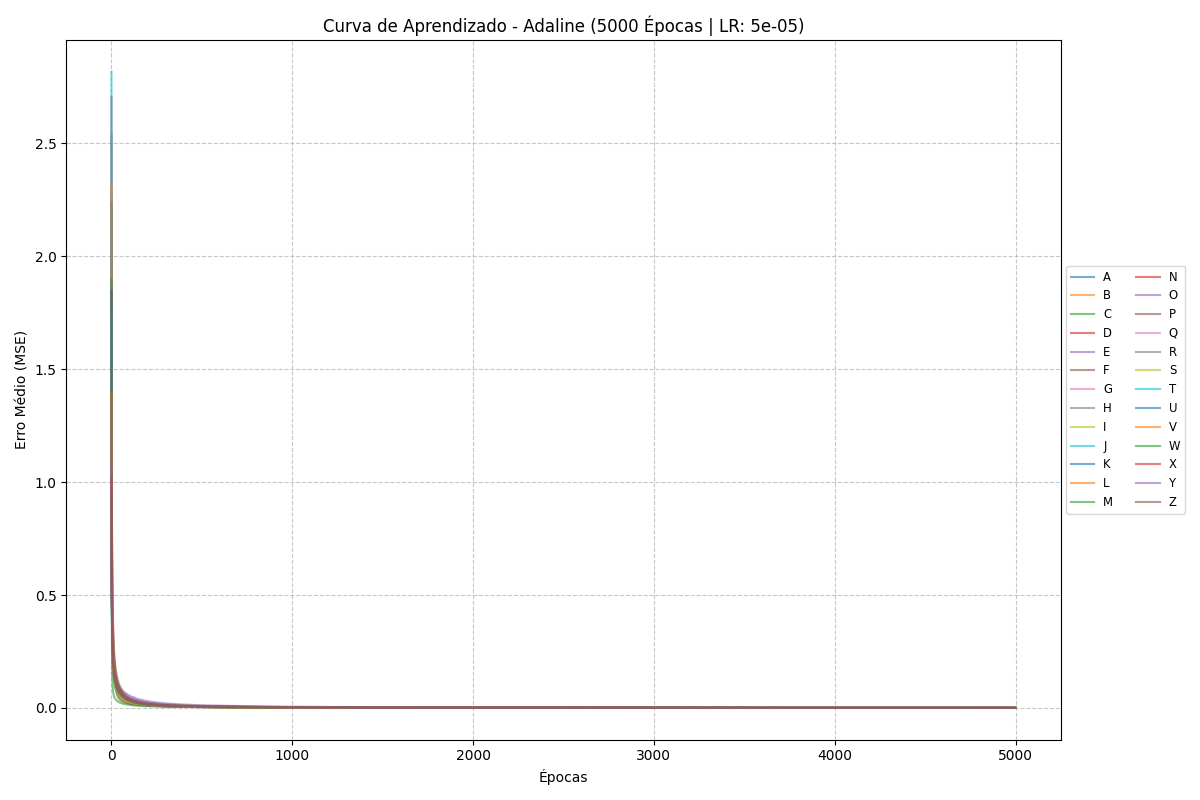
#> input picture modelos/curva_aprendizado.png, 1200 x 800 px
$ python -i app.py   (imports and definitions only)
#> lines starting #> are read from the running program, lines starting #| are printed output that depends on the picture; after the words box and inside, x2 and y2 are one past the last pixel; in counts of white or black regions, pixels touching at a corner belong together
#> further down, picture is the input picture: shape (800, 1200, 3); mean B, G, R 251.6, 251.7, 251.8
import os
from flask import Flask, request, jsonify, render_template_string, send_from_directory
import numpy as np
import cv2
import base64

# [9 lines not run here, left out]

def saida_linear(w, b, x):
    return np.dot(w, x) + b

def prever(x):
    saidas = [saida_linear(pesos[i], bias[i], x) for i in range(26)]
    return int(np.argmax(saidas)), saidas

def preprocessar(img_array):
    gray = cv2.cvtColor(img_array, cv2.COLOR_BGR2GRAY)
    blurred = cv2.GaussianBlur(gray, (5, 5), 0)
    _, binaria = cv2.threshold(blurred, 0, 255, cv2.THRESH_BINARY_INV + cv2.THRESH_OTSU)
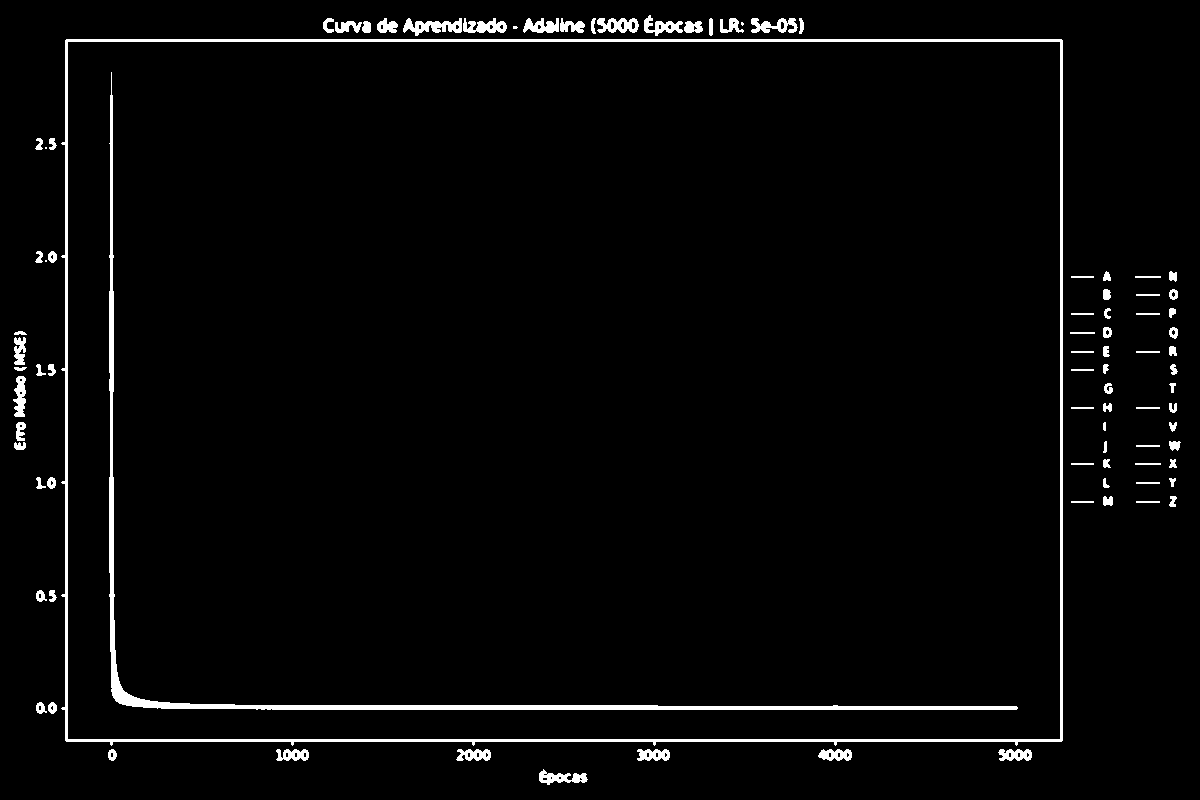
#> binaria: shape (800, 1200); 2.8% white; 90 white regions (4 under 20 px), largest, box (x1, y1, x2, y2) and area: (61, 39, 1063, 746) 10286, (109, 72, 1018, 710) 6894, (403, 18, 462, 36) 556
    coords = cv2.findNonZero(binaria)
#> coords = contour of 27093 points, box (x1, y1, x2, y2) (13, 15, 1181, 785), area 21616

    if coords is not None:
        x, y, w, h = cv2.boundingRect(coords)
#> x = 13; y = 15; w = 1168; h = 770
        letra_recortada = binaria[y:y+h, x:x+w]
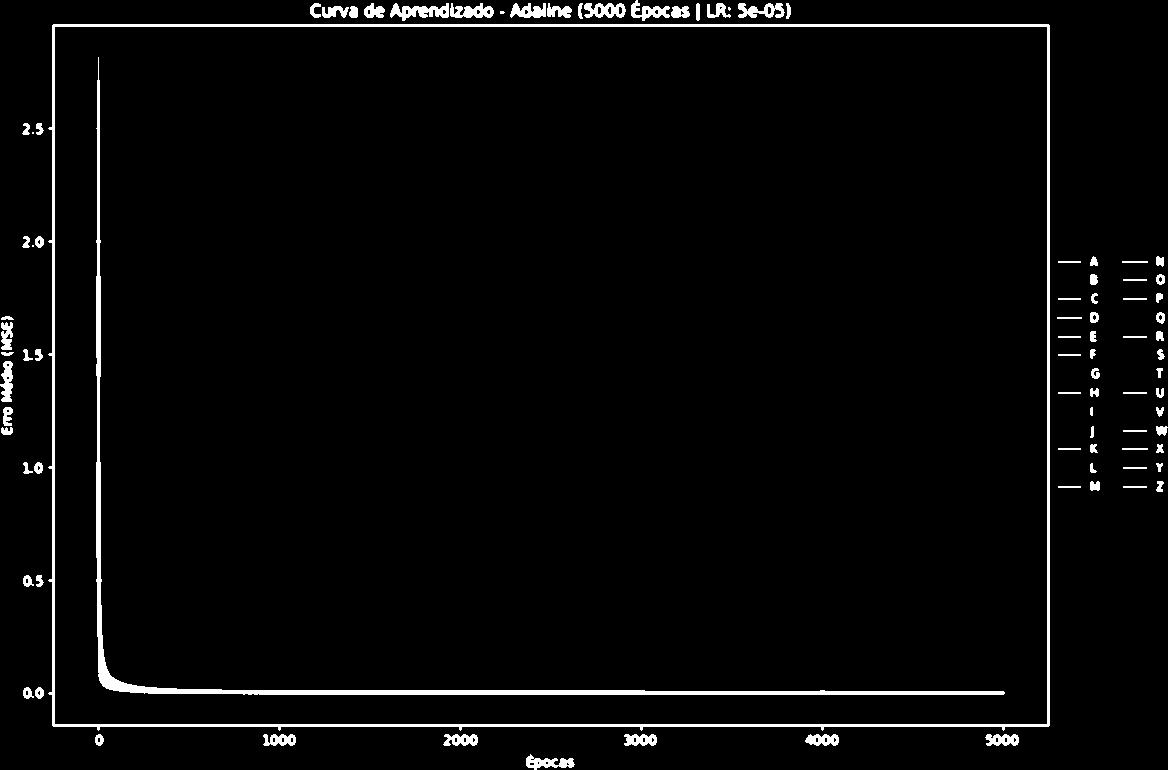
#> letra_recortada: shape (770, 1168); 3% white; 90 white regions (4 under 20 px), largest, box (x1, y1, x2, y2) and area: (48, 24, 1050, 731) 10286, (96, 57, 1005, 695) 6894, (390, 3, 449, 21) 556
        tamanho_max = max(w, h)
#> tamanho_max = 1168
        pad_y = (tamanho_max - h) // 2
#> pad_y = 199
        pad_x = (tamanho_max - w) // 2
#> pad_x = 0
        margem = int(tamanho_max * 0.15)
#> margem = 175
        letra_centralizada = cv2.copyMakeBorder(
            letra_recortada, pad_y + margem, pad_y + margem,
            pad_x + margem, pad_x + margem, cv2.BORDER_CONSTANT, value=0
        )
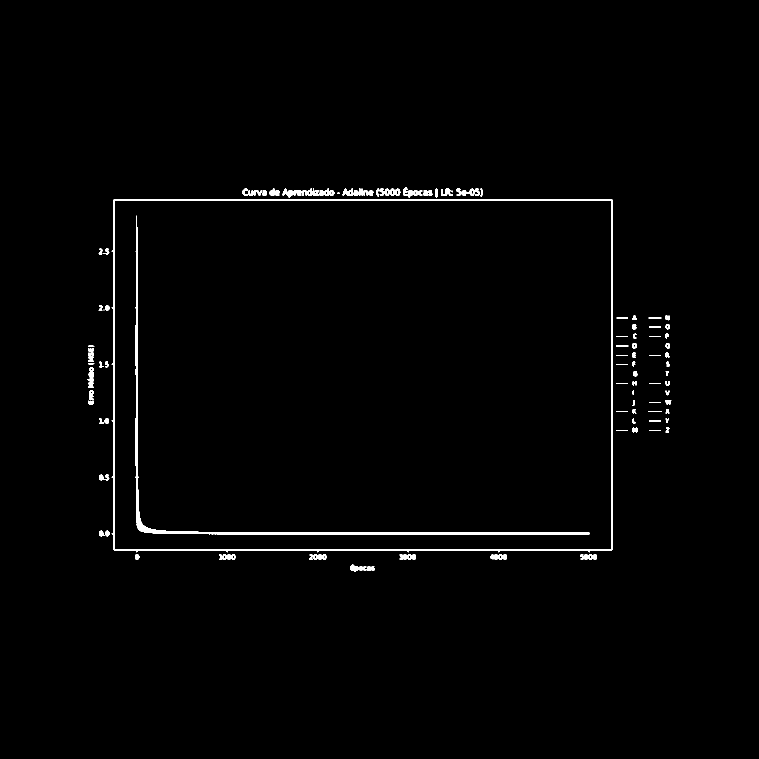
#> letra_centralizada: shape (1518, 1518) (shown at 1/2 size); 1.2% white; 90 white regions (4 under 20 px), largest, box (x1, y1, x2, y2) and area: (223, 398, 1225, 1105) 10286, (271, 431, 1180, 1069) 6894, (565, 377, 624, 395) 556
    else:
        letra_centralizada = binaria

    redim = cv2.resize(letra_centralizada, (32, 32), interpolation=cv2.INTER_AREA)
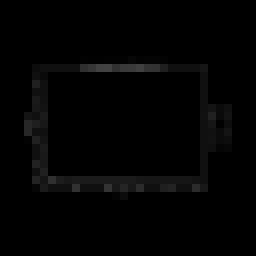
#> redim: shape (32, 32) (shown 8 times larger); min 0, max 66, mean 3
    normalizada = (redim / 255.0) * 2.0 - 1.0
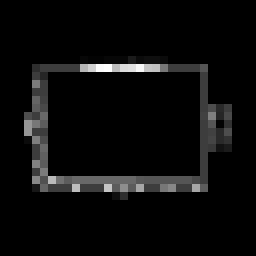
#> normalizada: shape (32, 32) float64 (shown 8 times larger); min -1, max -0.482, mean -0.976; drawn with min black and max white
    return normalizada.flatten()

HTML = """
<!DOCTYPE html>
<html lang="pt-br">
<head>
  <meta charset="UTF-8">
  <meta name="viewport" content="width=device-width, initial-scale=1.0">
  <title>Painel de Controle - Adaline Letras</title>
  <script src="https://cdn.jsdelivr.net/npm/chart.js"></script>
  <style>
    :root {
      --bg-main: #ffffff;
      --text-primary: #37352f;
      --text-secondary: rgba(55, 53, 47, 0.65);
      --border-accent: rgba(55, 53, 47, 0.12);
      --bg-hover: rgba(55, 53, 47, 0.04);
      --graph-neutral: rgba(55, 53, 47, 0.2);
      --graph-active: #37352f;
    }

    body {
      font-family: -apple-system, BlinkMacSystemFont, "Segoe UI", Helvetica, Arial, sans-serif;
      background-color: var(--bg-main);
      color: var(--text-primary);
      margin: 0;
      padding: 40px 24px;
      display: flex;
      flex-direction: column;
      align-items: center;
    }

    .main-header {
      width: 100%;
      max-width: 1140px;
      margin-bottom: 40px;
      border-bottom: 1px solid var(--border-accent);
      padding-bottom: 16px;
    }

    .main-header h1 {
      font-size: 24px;
      font-weight: 600;
      margin: 0 0 8px 0;
    }

    .main-header p {
      font-size: 14px;
      color: var(--text-secondary);
      margin: 0;
    }

    .dashboard-grid {
      display: flex;
      gap: 32px;
      width: 100%;
      max-width: 1140px;
      align-items: flex-start;
    }

    @media (max-width: 900px) {
      .dashboard-grid {
        flex-direction: column;
      }
    }

    .panel-card {
      background: var(--bg-main);
      border: 1px solid var(--border-accent);
      border-radius: 4px;
      padding: 24px;
      box-shadow: rgba(15, 15, 15, 0.02) 0px 1px 3px;
      box-sizing: border-box;
    }

    .col-left {
      flex: 1;
    }

    .col-right {
      flex: 1.2;
    }

    .panel-card h2 {
      font-size: 16px;
      font-weight: 600;
      margin-top: 0;
      margin-bottom: 20px;
      border-bottom: 1px solid var(--border-accent);
      padding-bottom: 8px;
    }

    .metrics-summary {
      display: flex;
      gap: 16px;
      margin-bottom: 24px;
    }

    .metric-box {
      flex: 1;
      padding: 12px;
      border: 1px solid var(--border-accent);
      border-radius: 4px;
      background: var(--bg-hover);
    }

    .metric-label {
      font-size: 11px;
      text-transform: uppercase;
      letter-spacing: 0.5px;
      color: var(--text-secondary);
      margin-bottom: 4px;
    }

    .metric-value {
      font-size: 20px;
      font-weight: 600;
    }

    .learning-curve-wrapper {
      width: 100%;
      border: 1px solid var(--border-accent);
      border-radius: 4px;
      overflow: hidden;
    }

    .learning-curve-img {
      width: 100%;
      height: auto;
      display: block;
    }

    .upload-zone {
      border: 1px dashed var(--border-accent);
      border-radius: 4px;
      padding: 40px 20px;
      text-align: center;
      cursor: pointer;
      font-size: 14px;
      color: var(--text-secondary);
      transition: background 0.2s;
    }

    .upload-zone:hover {
      background: var(--bg-hover);
    }

    #file-input { display: none; }

    .preview-section {
      display: none;
      justify-content: space-around;
      margin-top: 24px;
    }

    .preview-box {
      text-align: center;
    }

    .preview-box img {
      max-width: 110px;
      max-height: 110px;
      border: 1px solid var(--border-accent);
      border-radius: 4px;
      padding: 4px;
      background: #ffffff;
    }

    .preview-box .pixelated-view {
      image-rendering: pixelated;
      width: 110px;
      height: 110px;
      background: #000000;
    }

    .preview-box span {
      display: block;
      font-size: 12px;
      color: var(--text-secondary);
      margin-top: 6px;
    }

    .action-button {
      width: 100%;
      padding: 10px 16px;
      background: var(--text-primary);
      color: #ffffff;
      border: none;
      border-radius: 4px;
      font-size: 14px;
      font-weight: 500;
      margin-top: 24px;
      cursor: pointer;
      transition: opacity 0.2s;
    }

    .action-button:hover {
      opacity: 0.9;
    }

    .action-button:disabled {
      background: var(--border-accent);
      color: var(--text-secondary);
      cursor: not-allowed;
    }

    .results-display {
      display: none;
      margin-top: 28px;
      border-top: 1px solid var(--border-accent);
      padding-top: 24px;
    }

    .output-header {
      text-align: center;
      margin-bottom: 20px;
    }

    .output-label {
      font-size: 12px;
      text-transform: uppercase;
      color: var(--text-secondary);
    }

    .output-letter {
      font-size: 56px;
      font-weight: 700;
      margin: 4px 0;
    }

    .chart-frame {
      position: relative;
      height: 260px;
      width: 100%;
    }

    .error-fallback {
      font-size: 13px;
      color: var(--text-secondary);
      padding: 32px 16px;
      text-align: center;
    }
  </style>
</head>
<body>

<div class="main-header">
  <h1>Sistema de Reconhecimento Adaline</h1>
  <p>Análise matricial de caracteres baseada em Redes Neurais de Camada Única</p>
</div>

<div class="dashboard-grid">

  <div class="panel-card col-left">
    <h2>Métricas do Modelo Treinado</h2>
    <div class="metrics-summary">
      <div class="metric-box">
        <div class="metric-label">Arquitetura</div>
        <div class="metric-value">26 Neurônios</div>
      </div>
      <div class="metric-box">
        <div class="metric-label">Resolução</div>
        <div class="metric-value">32 × 32 px</div>
      </div>
    </div>
    <div class="learning-curve-wrapper">
      <img src="/modelos/curva_aprendizado.png" class="learning-curve-img" alt="Gráfico de Convergência" onerror="this.style.display='none'; document.getElementById('image-error').style.display='block';">
      <div id="image-error" class="error-fallback" style="display: none;">
        O arquivo 'curva_aprendizado.png' não foi localizado no diretório de modelos.
      </div>
    </div>
  </div>

  <div class="panel-card col-right">
    <h2>Classificação de Amostras</h2>
    <div class="upload-zone" onclick="document.getElementById('file-input').click()">
      Clique para selecionar ou arraste o arquivo de imagem
    </div>
    <input type="file" id="file-input" accept="image/*" onchange="gerenciarArquivo(event)">

    <div class="preview-section" id="preview-section">
      <div class="preview-box">
        <img id="view-original" src="">
        <span>Amostra Original</span>
      </div>
      <div class="preview-box">
        <img id="view-processed" class="pixelated-view" src="">
        <span>Vetor Normalizado</span>
      </div>
    </div>

    <button id="btn-submit" class="action-button" onclick="executarAnalise()" disabled>Processar Classificação</button>

    <div class="results-display" id="results-display">
      <div class="output-header">
        <div class="output-label">Caractere Identificado</div>
        <div class="output-letter" id="target-letter">-</div>
      </div>
      <div class="chart-frame">
        <canvas id="activationChart"></canvas>
      </div>
    </div>
  </div>

</div>

<script>
  let dadosBase64 = null;
  let chartObject = null;

  function gerenciarArquivo(event) {
    const file = event.target.files[0];
    if (!file) return;
    const reader = new FileReader();
    reader.onload = function(e) {
      dadosBase64 = e.target.result;
      document.getElementById('view-original').src = dadosBase64;
      document.getElementById('view-processed').src = "";
      document.getElementById('preview-section').style.display = 'flex';
      document.getElementById('btn-submit').disabled = false;
      document.getElementById('results-display').style.display = 'none';
    };
    reader.readAsDataURL(file);
  }

  async function executarAnalise() {
    const button = document.getElementById('btn-submit');
    button.disabled = true;
    button.innerText = "Processando matriz...";

    try {
      const response = await fetch('/prever', {
        method: 'POST',
        headers: { 'Content-Type': 'application/json' },
        body: JSON.stringify({ imagem: dadosBase64 })
      });

      const result = await response.json();

      if (result.erro) {
        alert("Erro operacional: " + result.erro);
        return;
      }

      document.getElementById('target-letter').textContent = result.letra;
      document.getElementById('view-processed').src = result.imagem_vista;
      document.getElementById('results-display').style.display = 'block';

      configurarGrafico(result.saidas, result.indice);

    } catch (err) {
      console.error(err);
      alert("Erro na comunicação com o servidor local.");
    } finally {
      button.disabled = false;
      button.innerText = "Processar Classificação";
    }
  }

  function configurarGrafico(saidas, indiceVencedor) {
    const canvasElement = document.getElementById('activationChart').getContext('2d');

    // Normalização das saídas lineares para percentual relativo de acurácia por tentativa
    const maxVal = Math.max(...saidas);
    const minVal = Math.min(...saidas);
    const amplitude = maxVal - minVal || 1;
    const dadosPercentuais = saidas.map(val => ((val - minVal) / amplitude) * 100);

    const classesLabels = Array.from({length: 26}, (_, i) => String.fromCharCode(65 + i));
    const coresColunas = classesLabels.map((_, i) => i === indiceVencedor ? '#37352f' : 'rgba(55, 53, 47, 0.15)');

    if (chartObject) {
      chartObject.destroy();
    }

    chartObject = new Chart(canvasElement, {
      type: 'bar',
      data: {
        labels: classesLabels,
        datasets: [{
          data: dadosPercentuais,
          backgroundColor: coresColunas,
          borderRadius: 2,
          borderSkipped: false
        }]
      },
      options: {
        responsive: true,
        maintainAspectRatio: false,
        plugins: {
          legend: { display: false },
          tooltip: {
            callbacks: {
              label: function(item) {
                return ` Ativação Linear: ${saidas[item.dataIndex].toFixed(4)}`;
              }
            }
          }
        },
        scales: {
          x: {
            grid: { display: false },
            ticks: { color: 'rgba(55, 53, 47, 0.6)', font: { size: 11 } }
          },
          y: {
            grid: { color: 'rgba(55, 53, 47, 0.06)' },
            ticks: { display: false },
            border: { display: false }
          }
        }
      }
    });
  }
</script>
</body>
</html>
"""

# [3 lines that did not run here, left out]

# Rota estática para fornecimento de arquivos de modelos (Gráficos persistidos)
# [3 lines that did not run here, left out]

# [31 lines that did not run here, left out]

# [2 lines not run here, left out]

>>> import cv2
>>> picture = cv2.imread('modelos/curva_aprendizado.png')
>>> result = preprocessar(picture)
#> result = 1024 values, max -0.482 at index 269, min -1 at index 0, mean -0.976
